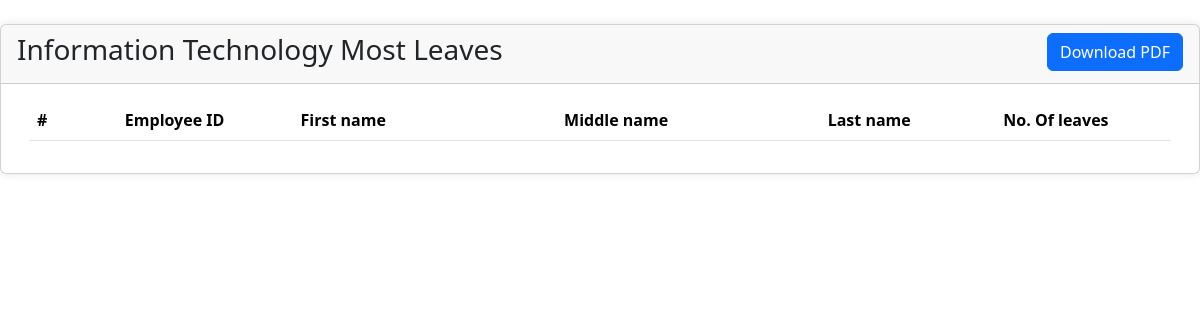
The app's page /superAdmin/most_leaves/infoTech.php, older data.
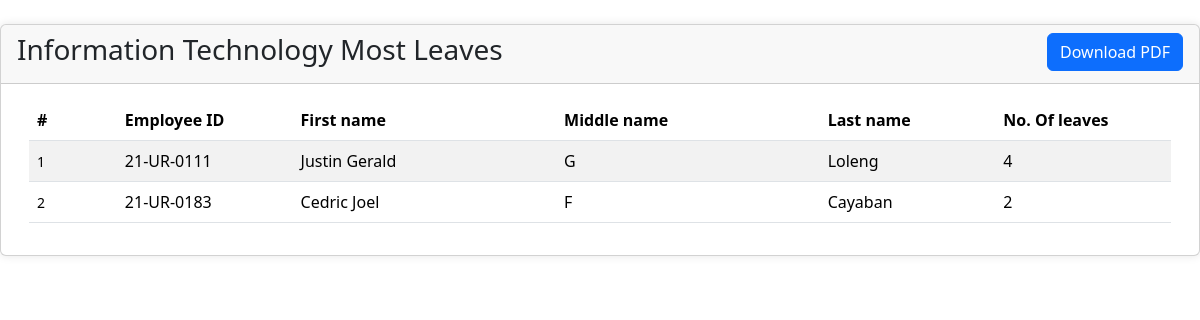
The same page, newer data.
### tables this page shows
CREATE TABLE `employee_leave` (
  `leave_id` int(11) NOT NULL,
  `employee_id` varchar(20) NOT NULL,
  `leave_type` int(11) NOT NULL,
  `start_date` date NOT NULL,
  `end_date` date DEFAULT NULL,
  `status` varchar(50) NOT NULL,
  `reason` varchar(150) NOT NULL,
  `leave_form` text NOT NULL,
  `med_cert` text DEFAULT NULL,
  `days` float NOT NULL,
  `credit_cost` float NOT NULL,
  `reject_reason` varchar(255) NOT NULL
);

CREATE TABLE `employee` (
  `employee_id` varchar(20) NOT NULL,
  `username` varchar(50) NOT NULL,
  `password` varchar(50) NOT NULL,
  `acc_status` varchar(50) NOT NULL,
  `fname` varchar(25) NOT NULL,
  `mname` varchar(255) NOT NULL,
  `lname` varchar(20) NOT NULL,
  `sick_credits` float DEFAULT NULL,
  `vacation_credits` float DEFAULT NULL,
  `birthdate` date NOT NULL,
  `contact` bigint(11) NOT NULL,
  `date_hired` date DEFAULT NULL,
  `address` varchar(100) NOT NULL,
  `department` int(11) NOT NULL,
  `employee_type` int(11) NOT NULL,
  `working_status` int(11) DEFAULT NULL,
  `academic_rank` int(11) DEFAULT NULL,
  `designation` int(11) DEFAULT NULL
);

### superAdmin/most_leaves/infoTech.php (the view, shortened to what this page needs)
<?php
    require('../../config.php');
?>
<!DOCTYPE html>
<html lang="en">
<head>
    <link rel="stylesheet" href="../css/contents.css?ver=0001">
    <link href="https://cdn.jsdelivr.net/npm/bootstrap@5.3.3/dist/css/bootstrap.min.css" rel="stylesheet">
    <link rel="stylesheet" type="text/css" href="https://cdn.datatables.net/1.11.5/css/dataTables.bootstrap4.min.css">
</head>
<body>
<div class="card card-outline card-primary mt-4" id="load-content">
	<div class="card-header d-flex justify-content-between">
		<h3 class="card-title">Information Technology Most Leaves</h3>
        <div class="card-tools">
        <button class="btn btn-flat btn-primary" onclick="exportPDF()">Download PDF</button>
		</div>
	</div>
	<div class="card-body">
        <div class="container-fluid">
			<table id="tableData" class="table table-striped">
				<colgroup>
                    <col width="5%">
					<col width="10%">
					<col width="15%">
                    <col width="15%">
					<col width="10%">
					<col width="10%">
				</colgroup>
				<thead>
					<tr>
						<th>#</th>
						<th>Employee ID</th>
						<th>First name</th>
						<th>Middle name</th>
                        <th>Last name</th>
						<th>No. Of leaves</th>
					</tr>
				</thead>
				<tbody>
                        <?php
                            $counter = 0;
                            $reportSql = $con -> query("SELECT *, COUNT(employee_leave.leave_id) AS leave_count FROM
                            employee_leave
                            INNER JOIN employee ON employee_leave.employee_id=employee.employee_id
                            INNER JOIN leave_type ON employee_leave.leave_type = leave_type.type_id
                            WHERE employee.department = 6 AND employee_leave.status = 'Accepted'
                            GROUP BY employee.employee_id
                            ORDER BY leave_count DESC"
                            );
                            while($employee = $reportSql -> fetch_assoc()){
                            $counter++;
                        ?>
						<tr>
							<td>
                            <small><?=$counter?></small><br>
                            </td>
							<td><?=$employee['employee_id']?></td>
                            <td><?=$employee['fname']?></td>
                            <td><?=$employee['mname']?></td>
                            <td><?=$employee['lname']?></td>
							<td>
                                <?=$employee['leave_count']?>
							</td>
						</tr>
                        <?php
                            }
                        ?>
				</tbody>
			</table>
		</div>
	</div>
</div>
</body>
</html>

Row changes from the older to the newer data that the page shows:
added employee_leave: employee.employee_id "21-UR-0111", employee.fname "Justin Gerald", employee.mname "G", employee.lname "Loleng", leave_count "4"
added employee_leave: employee.employee_id "21-UR-0183", employee.fname "Cedric Joel", employee.mname "F", employee.lname "Cayaban", leave_count "2"
